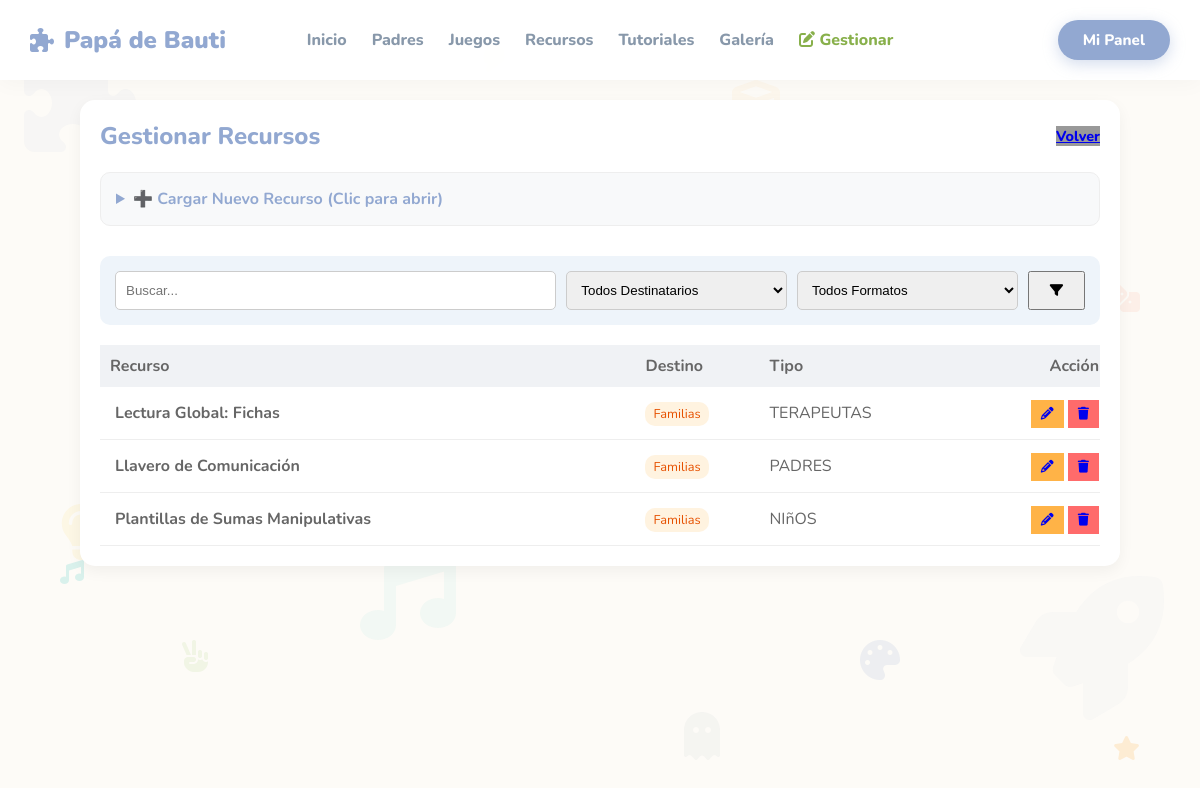
The page /gestionar_recursos.php (signed in) on the database as committed earlier.
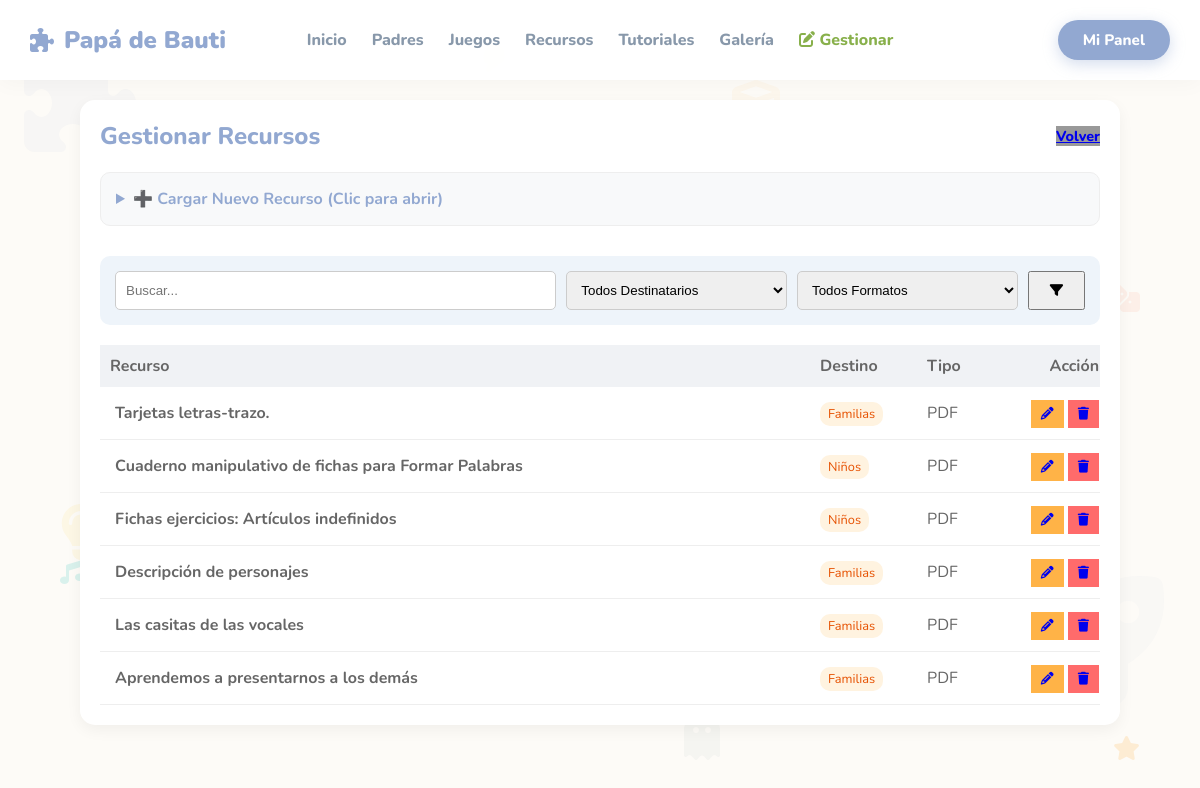
The same page on the database as committed later.
### tables this page shows
CREATE TABLE `recursos` (
  `id` int(11) NOT NULL,
  `titulo` varchar(100) NOT NULL,
  `descripcion` text DEFAULT NULL,
  `archivo` varchar(200) NOT NULL,
  `imagen_destacada` varchar(255) DEFAULT NULL,
  `tipo` varchar(50) DEFAULT NULL,
  `icono` varchar(50) DEFAULT 'fa-file-pdf',
  `destinatario` varchar(50) DEFAULT 'Familias'
);

### gestionar_recursos.php (the view, shortened to what this page needs)
<?php
session_start(); require '../includes/db_connect.php';
$where = "WHERE 1=1";
$q = isset($_GET['q']) ? $conn->real_escape_string($_GET['q']) : '';
$id_editar = isset($_GET['editar']) ? intval($_GET['editar']) : 0;
?>
<!DOCTYPE html>
<html lang="es">
<head>
</head>
<body>
<?php include '../includes/header.php'; ?>
<div style="max-width:1000px; margin:20px auto; padding:20px; background:white; border-radius:15px; box-shadow:0 5px 15px rgba(0,0,0,0.05);">
    <div style="display:flex; justify-content:space-between; align-items:center; margin-bottom:20px;">
        <h2 style="color:var(--color-primario); margin:0;">Gestionar Recursos</h2>
        <a href="panel.php" class="btn-grande" style="background:#999; font-size:0.9rem;">Volver</a>
    </div>
    <details <?php echo $id_editar ? 'open' : ''; ?> style="background:#f8f9fa; padding:15px; border-radius:10px; margin-bottom:30px; border:1px solid #eee;">
        <summary style="cursor:pointer; font-weight:bold; color:var(--color-primario);">
            <?php echo $id_editar ? 'Editando Recurso (Clic para colapsar)' : '➕ Cargar Nuevo Recurso (Clic para abrir)'; ?>
        </summary>
    </details>
    <form method="GET" style="background:#eef4fa; padding:15px; border-radius:10px; margin-bottom:20px; display:grid; grid-template-columns: 2fr 1fr 1fr auto; gap:10px;">
        <input type="text" name="q" placeholder="Buscar..." value="<?php echo $q; ?>" style="padding:10px; border:1px solid #ccc; border-radius:5px;">
        <select name="f_dest" style="padding:10px; border:1px solid #ccc; border-radius:5px;">
            <option value="">Todos Destinatarios</option>
        </select>
        <select name="f_tipo" style="padding:10px; border:1px solid #ccc; border-radius:5px;">
            <option value="">Todos Formatos</option>
        </select>
        <button type="submit" class="btn-grande" style="padding:10px 20px;"><i class="fa-solid fa-filter"></i></button>
    </form>
    <table style="width:100%; border-collapse:collapse;">
        <tr style="background:#f0f2f5; color:#666; text-align:left;"><th style="padding:10px;">Recurso</th><th>Destino</th><th>Tipo</th><th style="text-align:right;">Acción</th></tr>
        <?php
        $res = $conn->query("SELECT * FROM recursos $where ORDER BY id DESC");
        while($r = $res->fetch_assoc()): ?>
        <tr style="border-bottom:1px solid #eee;">
            <td style="padding:15px;"><strong><?php echo $r['titulo']; ?></strong></td>
            <td><span style="background:#fff3e0; color:#e65100; padding:3px 8px; border-radius:10px; font-size:0.8rem;"><?php echo $r['destinatario']; ?></span></td>
            <td><?php echo strtoupper($r['tipo']); ?></td>
            <td style="text-align:right;">
                <a href="?editar=<?php echo $r['id']; ?>" class="btn-grande" style="background:#FFB347; padding:5px 10px; font-size:0.8rem;"><i class="fa-solid fa-pencil"></i></a>
                <a href="?del=<?php echo $r['id']; ?>" class="btn-grande" style="background:#FF6B6B; padding:5px 10px; font-size:0.8rem;" onclick="return confirm('¿X?');"><i class="fa-solid fa-trash"></i></a>
            </td>
        </tr>
        <?php endwhile; ?>
    </table>
</div></body></html>

### header.php (shortened to what this page needs)
<?php
$base_path = "./";
?>
<!DOCTYPE html>
<html lang="es">
<head>
    <link rel="stylesheet" href="<?php echo $base_path; ?>assets/css/estilos.css?v=<?php echo time(); ?>">
    <link rel="stylesheet" href="https://cdnjs.cloudflare.com/ajax/libs/font-awesome/6.4.0/css/all.min.css">
</head>
<body>
<header class="main-header">
    <div class="logo">
        <a href="<?php echo $base_path; ?>index.php"><i class="fa-solid fa-puzzle-piece"></i> Papá de Bauti</a>
    </div>
    <div class="nav-container">
        <ul class="nav-menu">
            <li><a href="<?php echo $base_path; ?>index.php" class="nav-link">Inicio</a></li>
            <li><a href="<?php echo $base_path; ?>padres.php" class="nav-link">Padres</a></li>
            <li><a href="<?php echo $base_path; ?>juegos.php" class="nav-link">Juegos</a></li>
            <li><a href="<?php echo $base_path; ?>recursos.php" class="nav-link">Recursos</a></li>
            <li><a href="<?php echo $base_path; ?>tutoriales.php" class="nav-link">Tutoriales</a></li>
            <li><a href="<?php echo $base_path; ?>galeria.php" class="nav-link">Galería</a></li>
            <?php if(isset($_SESSION['usuario_id'])): ?>
                <li><a href="<?php echo $base_path; ?>admin/gestionar_contenido.php" class="nav-link" style="color: var(--p-verde);"><i class="fa-solid fa-pen-to-square"></i> Gestionar</a></li>
            <?php endif; ?>
        </ul>
    </div>
    <div class="user-area">
        <?php if(isset($_SESSION['usuario_id'])): ?>
            <a href="<?php echo $base_path; ?>admin/panel.php" class="btn-acceso">Mi Panel</a>
        <?php else: ?>
            <a href="<?php echo $base_path; ?>admin/index.php" class="btn-acceso">Acceso</a>
        <?php endif; ?>
    </div>
</header>
<div class="mobile-menu-overlay" id="mobileMenu">
</div>
<div style="position: fixed; top: 0; left: 0; width: 100%; height: 100%; overflow: hidden; pointer-events: none; z-index: -1;">
    <i class="fa-solid fa-puzzle-piece" style="position: absolute; top: 5%; left: 2%; font-size: 7rem; color: #92A8D1; opacity: 0.06; animation: float 12s infinite;"></i>
    <i class="fa-solid fa-rocket" style="position: absolute; bottom: 10%; right: 3%; font-size: 9rem; color: #92A8D1; opacity: 0.04; animation: float 15s infinite 1s;"></i>
    <i class="fa-solid fa-music" style="position: absolute; bottom: 20%; left: 30%; font-size: 6rem; color: #4ECDC4; opacity: 0.06; animation: float 14s infinite 3s;"></i>
    <i class="fa-solid fa-ghost" style="position: absolute; bottom: 5%; right: 40%; font-size: 3rem; color: #B0BEC5; opacity: 0.1; animation: float 11s infinite;"></i>
    <i class="fa-solid fa-hand-peace" style="position: absolute; top: 80%; left: 15%; font-size: 2rem; color: #AED581; opacity: 0.15; animation: float 6s infinite 1.5s;"></i>
    <i class="fa-solid fa-dice" style="position: absolute; top: 35%; right: 5%; font-size: 2rem; color: #FFAB91; opacity: 0.15; animation: float 7s infinite 0.5s;"></i>
    <i class="fa-solid fa-palette" style="position: absolute; bottom: 15%; right: 25%; font-size: 2.5rem; color: #92A8D1; opacity: 0.15; animation: float 8s infinite;"></i>
    <i class="fa-solid fa-music" style="position: absolute; top: 70%; left: 5%; font-size: 1.5rem; color: #4ECDC4; opacity: 0.2; animation: float 4s infinite;"></i>
    <i class="fa-solid fa-star" style="position: absolute; bottom: 5%; right: 5%; font-size: 1.5rem; color: #FFB347; opacity: 0.2; animation: float 5s infinite 3s;"></i>
</div>
</body>
</html>

### estilos.css (style rules this page uses)
:root { --color-fondo: #fdfbf7; --color-primario: #92A8D1; --color-secundario: #7FA1C3; --color-texto: #4A4A4A; --color-acento: #88B04B; }

### header.php (style rules this page uses)
:root { --p-azul: #92A8D1; --p-rosa: #F7CAC9; --p-verde: #88B04B; --p-naranja: #FFB347; --p-teal: #4ECDC4; --color-fondo: #fdfbf7; }
body { font-family: 'Nunito', sans-serif; background-color: var(--color-fondo); color: #666; padding-top: 80px; margin: 0; overflow-x: hidden; }
h1, h2, h3, h4, .btn-grande, .nav-link { font-weight: 800 !important; }
.main-header { background: rgba(255, 255, 255, 0.95); backdrop-filter: blur(10px); height: 80px; width: 100%; position: fixed; top: 0; left: 0; z-index: 9000; box-shadow: 0 4px 20px rgba(0,0,0,0.03); display: grid; grid-template-columns: 200px 1fr 200px; align-items: center; padding: 0 30px; box-sizing: border-box; }
.logo a { font-size: 1.5rem; font-weight: 900; color: var(--p-azul); text-decoration: none; display: flex; align-items: center; gap: 10px; }
.nav-container { display: flex; justify-content: center; }
.nav-menu { display: flex; gap: 25px; list-style: none; margin: 0; padding: 0; }
.nav-link { text-decoration: none; color: #8898aa; font-size: 1rem; transition: 0.3s; position: relative; }
.user-area { display: flex; justify-content: flex-end; }
.btn-acceso { background: var(--p-azul); color: white !important; padding: 10px 25px; border-radius: 50px; font-size: 0.95rem; font-weight: 800; text-decoration: none; display: inline-flex; align-items: center; gap: 8px; box-shadow: 0 4px 15px rgba(146, 168, 209, 0.4); transition: 0.3s; }
.mobile-menu-overlay { position: fixed; top: 0; left: 0; width: 100%; height: 100vh; background: rgba(255, 255, 255, 0.98); z-index: 10000; display: flex; flex-direction: column; justify-content: center; align-items: center; clip-path: circle(0% at 90% 5%); transition: clip-path 0.5s cubic-bezier(0.75, 0, 0.175, 1); }

Rows that differ between the two databases and show on the page:
added recursos: titulo "Tarjetas letras-trazo.", destinatario "Familias", tipo "PDF"
added recursos: titulo "Cuaderno manipulativo de fichas para Formar Palabras", destinatario "Niños", tipo "PDF"
added recursos: titulo "Fichas ejercicios: Artículos indefinidos", destinatario "Niños", tipo "PDF"
changed recursos: titulo "Lectura Global: Fichas" → "Descripción de personajes"; tipo "TERAPEUTAS" → "PDF"
changed recursos: titulo "Llavero de Comunicación" → "Las casitas de las vocales"; tipo "PADRES" → "PDF"
changed recursos: titulo "Plantillas de Sumas Manipulativas" → "Aprendemos a presentarnos a los demás"; tipo "NIñOS" → "PDF"
